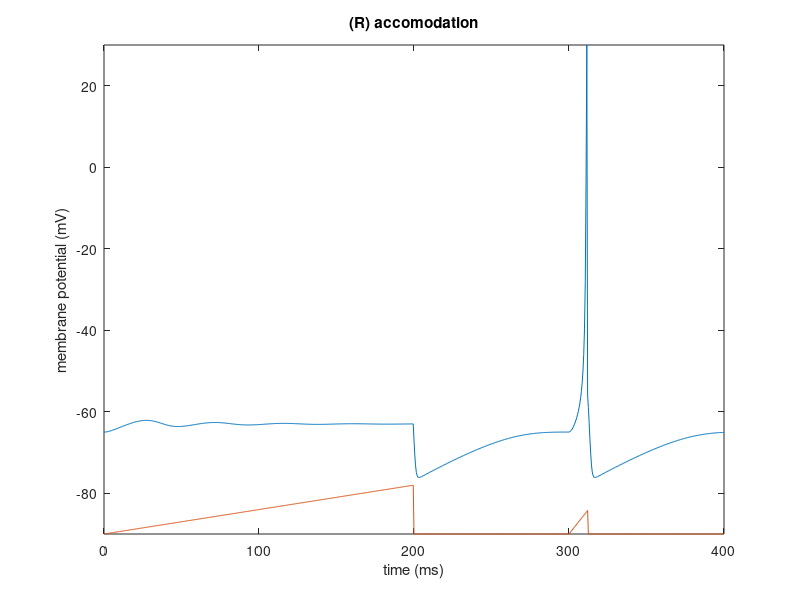

Write the MATLAB code that produced this figure.
a=0.02;  b=1; c=-55;  d=4;
V=-65;  u=-16;
VV=[];  uu=[];  II=[];
tau = 0.5; tspan = 0:tau:400;
for t=tspan
    if (t < 200)
        I=t/25;
    elseif t < 300
        I=0;
    elseif t < 312.5
        I=(t-300)/12.5*4;
    else
        I=0;
    end;
    
    V = V + tau*(0.04*V^2+5*V+140-u+I);
    u = u + tau*a*(b*(V+65)); % diverso rispetto al modello standard.
    if V > 30
        VV(end+1) = 30;
        V = c;
        u = u + d;
    else
        VV(end+1) = V;
    end;
    uu(end+1) = u;
    II(end+1) = I;
end;
plot(tspan,VV,tspan,II*1.5-90);
axis([0 max(tspan) -90 30])

title('(R) accomodation');
xlabel('time (ms)');
ylabel('membrane potential (mV)');
savefig('(R) accomodation');